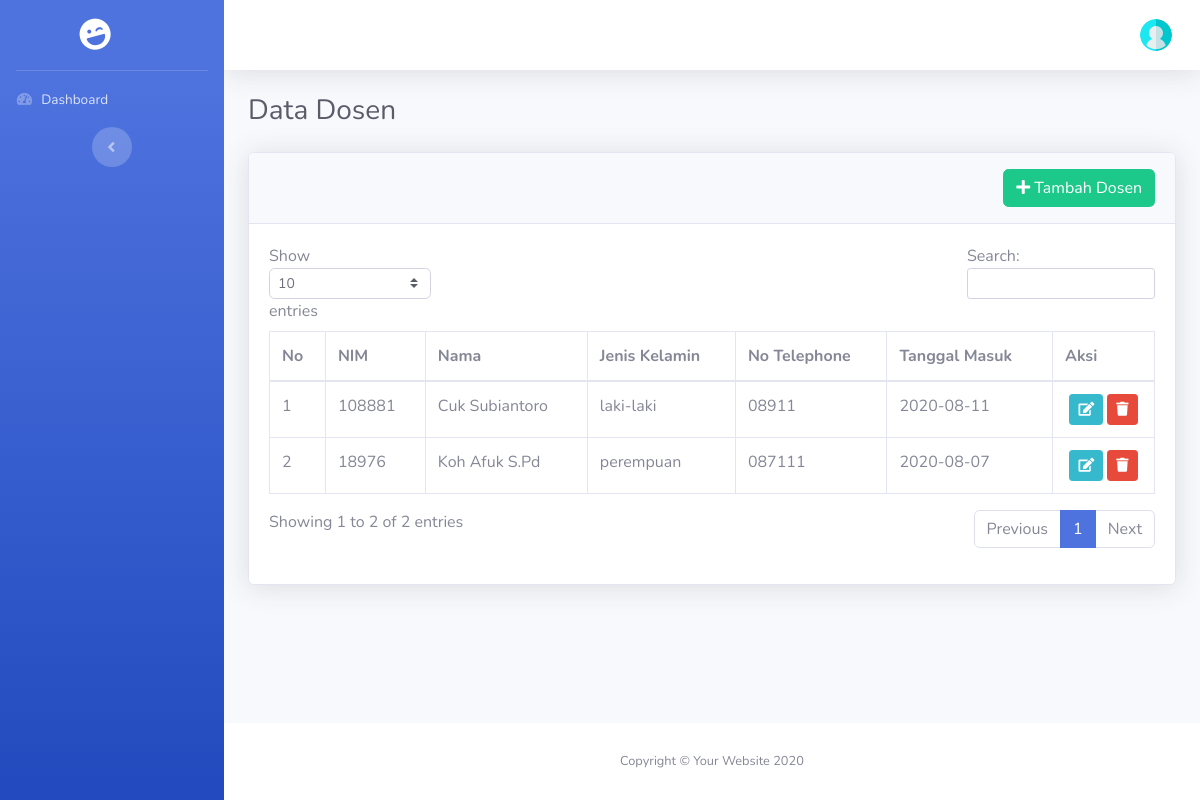
/index.php/admin/dosen, run on the app's committed database.
### tables this page shows
CREATE TABLE `dosen` (
  `id` bigint NOT NULL AUTO_INCREMENT,
  `nip` bigint NOT NULL,
  `nama` varchar(255) NOT NULL,
  `jenis_kelamin` enum('laki-laki','perempuan') NOT NULL,
  `alamat` text NOT NULL,
  `tgl_lahir` date NOT NULL,
  `password` varchar(255) NOT NULL,
  `tgl_masuk` date NOT NULL,
  `nomor_telephone` varchar(14) NOT NULL,
  `agama` enum('islam','kristen','katholik','hindu','budha','konghucu') NOT NULL,
  `jabatan` enum('dosen','sekjur','kajur') NOT NULL,
  `email` varchar(255) NOT NULL,
  PRIMARY KEY (`id`)
);

### application/controllers/Admin.php (called while the page is built, shortened)
<?php
class Admin extends CI_Controller
{
    function __construct()
    {
        $this->load->Model('M_admin','mod');
    }
    public function dosen()
    {
        $data['halaman']    = "Data Dosen";
        $data['dosen']  = $this->mod->m_get_all_dosen();
        $this->load->view('head.php', $data);
        $this->load->view('sidebar.php');
        $this->load->view('header.php');
        $this->load->view('admin/dosen/index.php', $data);
        $this->load->view('footer.php');
    }
}

### index.php (called while the page is built, shortened)
<?php
require_once BASEPATH.'core/CodeIgniter.php';

### application/models/M_admin.php (called while the page is built, shortened)
<?php
Class M_admin extends CI_Model
{
    public function m_get_all_dosen()
    {
        $this->db->select()
            ->from('dosen');
        $query = $this->db->get_compiled_select();
        $data  = $this->db->query($query)->result_array();
        return $data;
    }
}

### application/views/admin/dosen/index.php (the view, shortened to what this page needs)
<div class="container-fluid">
    <h1 class="h3 mb-4 text-gray-800">Data Dosen</h1>
    <div class="card shadow mb-4">
        <div class="card-header py-3">
            <a href="<?php echo base_url('admin/tambah_dosen')?>" class="btn btn-success float-right"><i class="fas fa-plus"></i>&nbsp;Tambah Dosen</a>
        </div>
        <div class="card-body">
            <div class="table-responsive">
                <table class="table table-bordered" id="dataTable" width="100%" cellspacing="0">
                    <thead>
                        <tr>
                            <th>No</th>
                            <th>NIM</th>
                            <th>Nama</th>
                            <th>Jenis Kelamin</th>
                            <th>No Telephone</th>
                            <th>Tanggal Masuk</th>
                            <th>Aksi</th>
                        </tr>
                    </thead>
                    <tbody>
                        <?php
                            $i = 1;
                            foreach($dosen as $dsn):?>
                            <tr>
                                <td><?php echo $i;?></td>
                                <td><?php echo $dsn['nip'];?></td>
                                <td><?php echo $dsn['nama'];?></td>
                                <td><?php echo $dsn['jenis_kelamin'];?></td>
                                <td><?php echo $dsn['nomor_telephone'];?></td>
                                <td><?php echo $dsn['tgl_masuk'];?></td>
                                <td class="text-center">
                                    <a href="<?php echo base_url('admin/edit_dosen/').$dsn['id']?>" class="btn btn-info btn-sm"><i class="fas fa-edit"></i></a>
                                    <a href="<?php echo base_url('admin/hapus_dosen/').$dsn['id']?>" class="btn btn-danger btn-sm"><i class="fas fa-trash"></i></a>
                                </td>
                            </tr>
                        <?php
                            $i++;
                            endforeach;?>
                    </tbody>
                </table>
            </div>
        </div>
    </div>
</div>

### data on the page
dosen: nip "108881", nama "Cuk Subiantoro", jenis_kelamin "laki-laki", nomor_telephone "08911", tgl_masuk "2020-08-11"
dosen: nip "18976", nama "Koh Afuk S.Pd", jenis_kelamin "perempuan", nomor_telephone "087111", tgl_masuk "2020-08-07"
